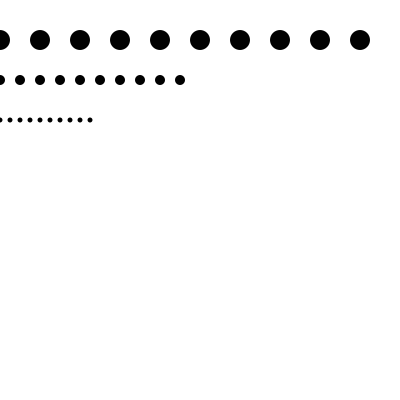
Frame 1 (no input)
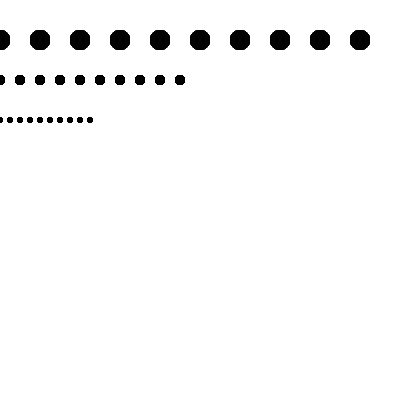
Frame 60 (the mouse pressed at the canvas centre just before this capture)
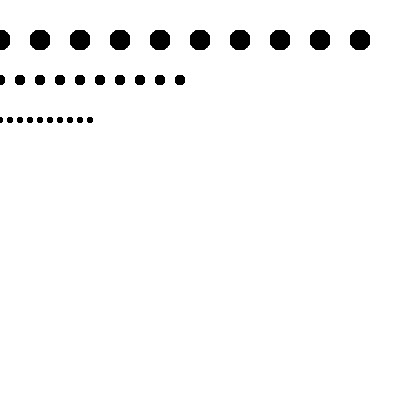
Frame 120 (the mouse held since frame 60 and released just before this capture)

The Processing sketch that drew these frames (run headless with seeded random() and noise(); from frame 60 on, the mouse is pressed at the canvas centre):

// Processing sketch: day6_1_ForLoops
// ── day6_1_ForLoops.pde
/* FOR LOOPS
 - for loops are an essential part of saving time while coding!
 - Basic for-loops allow you to duplicate an action any number of times while logically 
 switching one variable input
 - they come in very handy for duplication of graphics, steps, and many other things
 */

void setup() {
  smooth();   
  size(400, 400);
  noStroke();
  background(255);
  fill(0);
}

void draw() {

  // creates 10 circles spaced apart by 40 pixels that have diameters of 20 pixels
  for (int i = 0; i < 10; i++) {
    ellipse(40*i, 40, 20, 20);
  }

  // creates 10 circles spaced apart by 20 pixels that have diameters of 10 pixels
  for (int i = 0; i < 10; i++) {
    ellipse(20*i, 80, 10, 10);
  }

  // creates 10 circles spaced apart by 40 pixels that have diameters of 5 pixels
  for (int i = 0; i < 10; i++) {
    ellipse(10*i, 120, 5, 5);
  }
}

//Note: try messing around with the numbers in these for loops and examine how the sketch changes.
